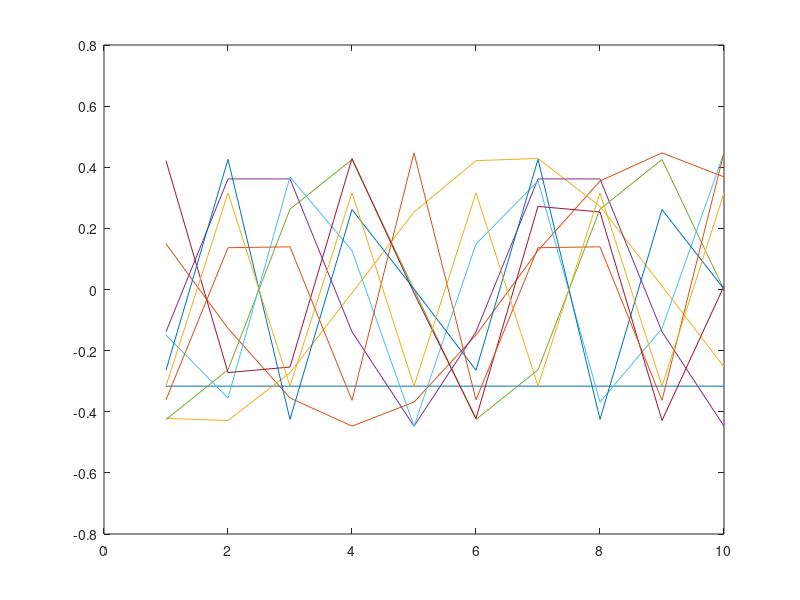

Write MATLAB code to recreate this figure.
NITER = 1000000;
C_eff_sum = 0.0;
n_link = 2;
for i = 1:NITER
    x = randn( 1, n_link-1 ); % deviation of each link position from its ideal value.
    y = sum( x );
    C_eff_sum = C_eff_sum + (1/sqrt(2*pi)) * exp( -y^2/2);
end

C_eff_numerical = C_eff_sum/NITER;
C_eff_exact = (1/sqrt(2*pi*n_link));
fprintf( 'Number of links: %d ==> Numerical: %f  Exact: %f \n', n_link, C_eff_numerical, C_eff_exact )


%%
% Harmonic mode analysis -- not quite there.

for N = 1 :10
    A = zeros(N);
    for i = 1:N;
        A(i,i) = 2;
        A(i,mod(i+1 -1,N)+1) = -1;
        A(i,mod(i-1 -1,N)+1) = -1;
    end;
    [V,D ] = eig(A);
    dvals = diag(D)
    plot(V)
    sqrt(prod(dvals(2:end)))
end




